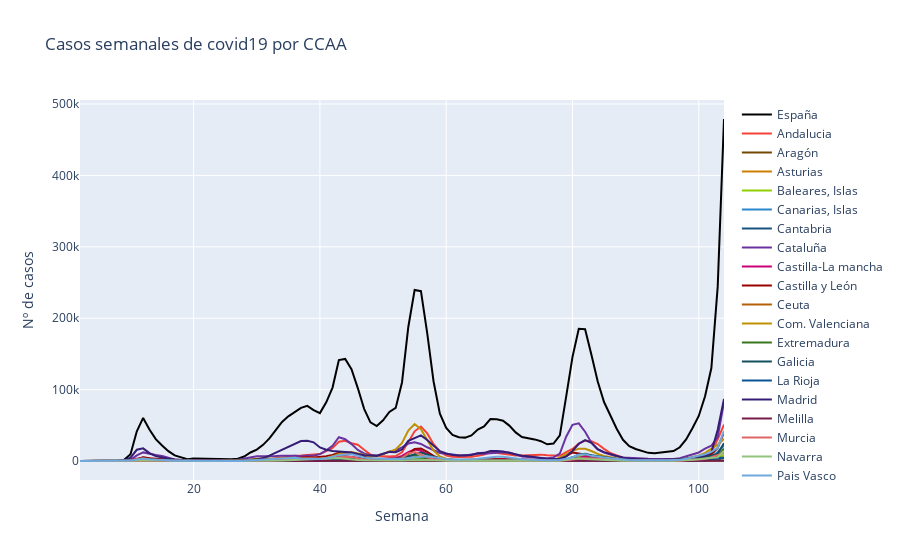

The code cell stored with this chart in its notebook:
### Code cell
andalucia = go.Scatter(x= covid_semanal_ccaa['Semana'] , y= covid_semanal_ccaa[lista_ccaa[0]] , name= lista_ccaa[0] , mode= 'lines' , marker= dict(color= '#f44336'))
aragon = go.Scatter(x= covid_semanal_ccaa['Semana'] , y= covid_semanal_ccaa[lista_ccaa[1]] , name= lista_ccaa[1] , mode= 'lines' , marker= dict(color= '#744700'))
asturias = go.Scatter(x= covid_semanal_ccaa['Semana'] , y= covid_semanal_ccaa[lista_ccaa[2]] , name= lista_ccaa[2] , mode= 'lines' , marker= dict(color= '#ce7e00'))
baleares = go.Scatter(x= covid_semanal_ccaa['Semana'] , y= covid_semanal_ccaa[lista_ccaa[3]] , name= ('Baleares, Islas') , mode= 'lines' , marker= dict(color= '#8fce00'))
canarias = go.Scatter(x= covid_semanal_ccaa['Semana'] , y= covid_semanal_ccaa[lista_ccaa[4]] , name= ('Canarias, Islas') , mode= 'lines' , marker= dict(color= '#2986cc'))
cantabria = go.Scatter(x= covid_semanal_ccaa['Semana'] , y= covid_semanal_ccaa[lista_ccaa[5]] , name= lista_ccaa[5] , mode= 'lines' , marker= dict(color= '#16537e'))
cataluña = go.Scatter(x= covid_semanal_ccaa['Semana'] , y= covid_semanal_ccaa[lista_ccaa[6]] , name= lista_ccaa[6] , mode= 'lines' , marker= dict(color= '#6a329f'))
clm = go.Scatter(x= covid_semanal_ccaa['Semana'] , y= covid_semanal_ccaa[lista_ccaa[7]] , name= lista_ccaa[7] , mode= 'lines' , marker= dict(color= '#c90076'))
cyl = go.Scatter(x= covid_semanal_ccaa['Semana'] , y= covid_semanal_ccaa[lista_ccaa[8]] , name= lista_ccaa[8] , mode= 'lines' , marker= dict(color= '#990000'))
ceuta = go.Scatter(x= covid_semanal_ccaa['Semana'] , y= covid_semanal_ccaa[lista_ccaa[9]] , name= lista_ccaa[9] , mode= 'lines' , marker= dict(color= '#b45f06'))
c_valenciana = go.Scatter(x= covid_semanal_ccaa['Semana'] , y= covid_semanal_ccaa[lista_ccaa[10]] , name= lista_ccaa[10] , mode= 'lines' , marker= dict(color= '#bf9000'))
extrem = go.Scatter(x= covid_semanal_ccaa['Semana'] , y= covid_semanal_ccaa[lista_ccaa[11]] , name= lista_ccaa[11] , mode= 'lines' , marker= dict(color= '#38761d'))
galicia = go.Scatter(x= covid_semanal_ccaa['Semana'] , y= covid_semanal_ccaa[lista_ccaa[12]] , name= lista_ccaa[12] , mode= 'lines' , marker= dict(color= '#134f5c'))
rioja = go.Scatter(x= covid_semanal_ccaa['Semana'] , y= covid_semanal_ccaa[lista_ccaa[13]] , name= lista_ccaa[13] , mode= 'lines' , marker= dict(color= '#0b5394'))
madrid = go.Scatter(x= covid_semanal_ccaa['Semana'] , y= covid_semanal_ccaa[lista_ccaa[14]] , name= lista_ccaa[14] , mode= 'lines' , marker= dict(color= '#351c75'))
melilla = go.Scatter(x= covid_semanal_ccaa['Semana'] , y= covid_semanal_ccaa[lista_ccaa[15]] , name= lista_ccaa[15] , mode= 'lines' , marker= dict(color= '#741b47'))
murcia = go.Scatter(x= covid_semanal_ccaa['Semana'] , y= covid_semanal_ccaa[lista_ccaa[16]] , name= lista_ccaa[16] , mode= 'lines' , marker= dict(color= '#e06666'))
navarra = go.Scatter(x= covid_semanal_ccaa['Semana'] , y= covid_semanal_ccaa[lista_ccaa[17]] , name= lista_ccaa[17] , mode= 'lines' , marker= dict(color= '#93c47d'))
pv = go.Scatter(x= covid_semanal_ccaa['Semana'] , y= covid_semanal_ccaa[lista_ccaa[18]] , name= lista_ccaa[18] , mode= 'lines' , marker= dict(color= '#6fa8dc'))
españa = go.Scatter(x= covid_semanal_ccaa['Semana'] , y= covid_semanal_ccaa[lista_ccaa[19]] , name= lista_ccaa[19] , mode= 'lines' , marker= dict(color= '#000000'))

data = [españa , andalucia , aragon , asturias , baleares , canarias , cantabria , cataluña , clm , cyl , ceuta , c_valenciana , extrem , galicia , rioja , madrid , melilla , murcia , navarra , pv]
layout = dict(title= 'Casos semanales de covid19 por CCAA' , xaxis= dict(title= 'Semana') , yaxis= dict(title= 'Nº de casos'))

fig_covid_semanal_ccaa = go.Figure(data= data , layout=layout)

iplot(fig_covid_semanal_ccaa)
